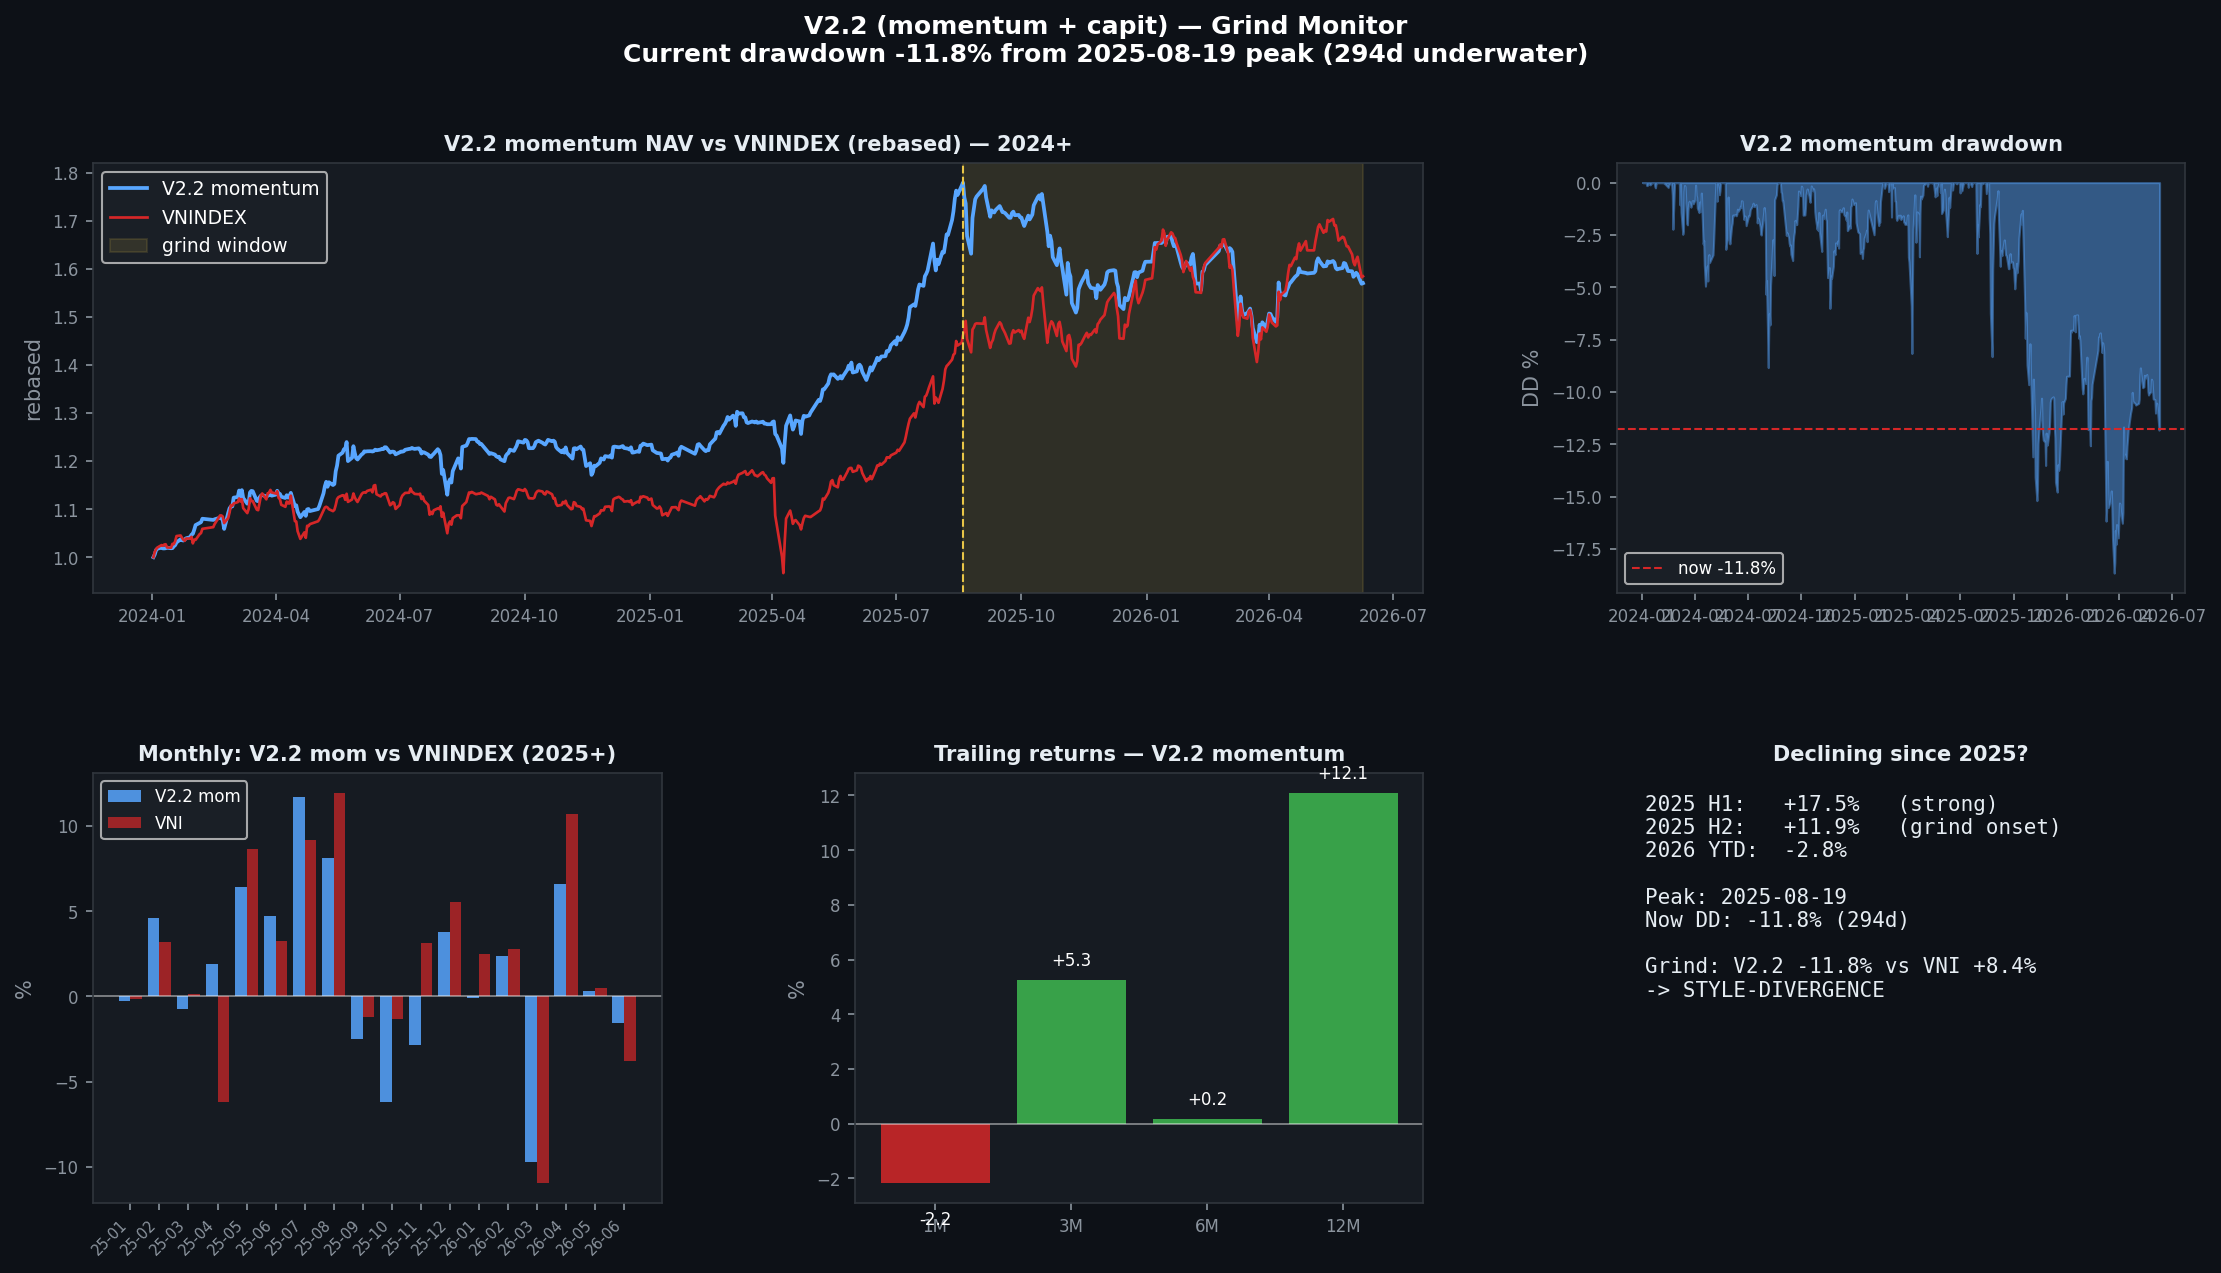

Write the Python code that produced this figure.
"""
v22_grind_monitor.py — Is V2.2+capit declining since 2025? + grind-window lens
==============================================================================
Uses the REAL momentum leg NAVs (BAL_cap + LAG_cap, daily to latest) to map the
current drawdown/grind precisely, and checks whether it is STYLE-DIVERGENCE
(book bleeds while VNINDEX is flat/up) vs a real market drawdown. Overlays
Book C (monthly, to its data cutoff) to show what the value sleeve would have
added in the grind.
"""
import sys, os, subprocess
from io import StringIO
try: sys.stdout.reconfigure(encoding='utf-8')
except: pass
import numpy as np, pandas as pd
import matplotlib; matplotlib.use('Agg')
import matplotlib.pyplot as plt
import matplotlib.gridspec as gridspec
import warnings; warnings.filterwarnings('ignore')

WORKDIR = r"/home/trido/thanhdt/WorkingClaude"
os.chdir(WORKDIR)
BQ_PATH = r"bq"
PROJECT = "lithe-record-440915-m9"

def bq(sql):
    cmd = (f'"{BQ_PATH}" query --use_legacy_sql=false --project_id={PROJECT}'
           f' --format=csv --quiet --max_rows=500000')
    r = subprocess.run(cmd, input=sql, capture_output=True, text=True, encoding="utf-8", shell=True)
    return pd.read_csv(StringIO(r.stdout)) if r.returncode == 0 and r.stdout.strip() else pd.DataFrame()

def load(f):
    return pd.read_csv(f'data/{f}.csv', parse_dates=['time']).set_index('time')['nav']

bal = load('pt_v22_bal_v21_cap')
lag = load('pt_v22_lag_v21_cap')
idx = bal.index.intersection(lag.index)
mom = (bal.reindex(idx) + lag.reindex(idx))        # V2.2 momentum (sum/drift), daily

# VNINDEX over same window
vni = bq(f"""SELECT t.time, t.Close FROM tav2_bq.ticker AS t WHERE t.ticker='VNINDEX'
AND t.time BETWEEN DATE '{idx.min().date()}' AND DATE '{idx.max().date()}' ORDER BY t.time""")
vni["time"] = pd.to_datetime(vni["time"]); vni = vni.set_index("time")["Close"].reindex(idx, method="ffill")

print("=" * 74)
print("V2.2 (momentum + capit) — DRAWDOWN / GRIND MAP")
print(f"data: {idx.min().date()} -> {idx.max().date()}")
print("=" * 74)

# ---- current drawdown / grind window ---------------------------------------
peak_val = mom.cummax()
cur_dd = (mom.iloc[-1] / peak_val.iloc[-1] - 1) * 100
peak_date = mom.idxmax()
since_peak = mom[mom.index >= peak_date]
grind_days = (idx.max() - peak_date).days
print(f"\n  All-time-high: {mom.max()/1e9:.2f}B on {peak_date.date()}")
print(f"  Current NAV:   {mom.iloc[-1]/1e9:.2f}B  ({idx.max().date()})")
print(f"  Current drawdown from peak: {cur_dd:+.1f}%   |   underwater {grind_days} days")

# ---- monthly returns 2024-12 -> now ----------------------------------------
def monthly(nav):
    m = nav.resample('ME').last().pct_change()
    m.index = m.index.to_period('M'); return m
mom_m = monthly(mom); vni_m = monthly(vni)
bal_m = monthly(bal.reindex(idx)); lag_m = monthly(lag.reindex(idx))

print(f"\n  Monthly returns (2025-01 -> now):")
print(f"  {'Month':9s}  {'BAL':>7s}  {'LAG':>7s}  {'V2.2mom':>8s}  {'VNINDEX':>8s}  {'spread':>7s}")
print("  " + "-"*56)
for m in mom_m.index:
    if m < pd.Period('2025-01'): continue
    sp = (mom_m[m] - vni_m.get(m, np.nan)) * 100
    print(f"  {str(m):9s}  {bal_m.get(m,np.nan)*100:+6.1f}%  {lag_m.get(m,np.nan)*100:+6.1f}%  "
          f"{mom_m[m]*100:+7.1f}%  {vni_m.get(m,np.nan)*100:+7.1f}%  {sp:+6.1f}%")

# ---- grind window stats: peak -> now ---------------------------------------
g_mom = (mom.iloc[-1] / mom.loc[peak_date] - 1) * 100
g_vni = (vni.iloc[-1] / vni.loc[peak_date] - 1) * 100
print(f"\n  GRIND (peak {peak_date.date()} -> now, {grind_days}d):")
print(f"    V2.2 momentum : {g_mom:+.1f}%")
print(f"    VNINDEX       : {g_vni:+.1f}%")
diag = ("STYLE-DIVERGENCE (book bleeds while index holds/up — value sleeve helps)"
        if g_vni > g_mom + 3 else
        "MARKET drawdown (index also down — beta, not style)")
print(f"    -> {diag}")

# trailing windows
def trail(nav, days):
    if len(nav) < days + 1: return np.nan
    return (nav.iloc[-1] / nav.iloc[-1-days] - 1) * 100
print(f"\n  Trailing returns (V2.2 momentum):")
for lbl, d in [('1M (~21d)', 21), ('3M (~63d)', 63), ('6M (~126d)', 126), ('12M (~252d)', 252)]:
    print(f"    {lbl:12s}: {trail(mom, d):+6.1f}%")

# ---- 2025 calendar vs grind decomposition ----------------------------------
def yr_ret(nav, y):
    s = nav[nav.index.year == y]
    return (s.iloc[-1]/s.iloc[0]-1)*100 if len(s) > 1 else np.nan
print(f"\n  Calendar decomposition (the question 'declining since 2025?'):")
print(f"    2025 full year : V2.2 mom {yr_ret(mom,2025):+.1f}%  |  VNI {yr_ret(vni,2025):+.1f}%")
print(f"    2026 YTD       : V2.2 mom {yr_ret(mom,2026):+.1f}%  |  VNI {yr_ret(vni,2026):+.1f}%")
# H1 vs H2 2025
h1 = mom[(mom.index>='2025-01-01')&(mom.index<'2025-07-01')]
h2 = mom[(mom.index>='2025-07-01')&(mom.index<'2026-01-01')]
print(f"    2025 H1        : {(h1.iloc[-1]/h1.iloc[0]-1)*100:+.1f}%")
print(f"    2025 H2        : {(h2.iloc[-1]/h2.iloc[0]-1)*100:+.1f}%  (grind onset)")

# ---- Book C overlay in the grind (where data available) --------------------
print(f"\n  Book C in the grind window (data to its cutoff):")
try:
    vc = pd.read_csv('data/book_c_backtest.csv')
    vc['time'] = pd.PeriodIndex(vc['time'], freq='M')
    val_m = vc.set_index('time')['ret_gated_eq']
    # common grind months from peak month onward
    peak_m = pd.Period(peak_date, 'M')
    gm = [m for m in mom_m.index if m >= peak_m and m in val_m.index]
    if gm:
        mom_g = (1 + mom_m.reindex(gm)).prod() - 1
        val_g = (1 + val_m.reindex(gm)).prod() - 1
        # 35/35/30 blend over those months (simple, no band — short window)
        rb = bal_m.reindex(gm); rl = lag_m.reindex(gm); rv = val_m.reindex(gm)
        blend_g = (1 + 0.35*rb + 0.35*rl + 0.30*rv).prod() - 1
        print(f"    window {gm[0]}..{gm[-1]} ({len(gm)} mo, Book C data ends "
              f"{val_m.index.max()}):")
        print(f"    V2.2 momentum : {mom_g*100:+.1f}%")
        print(f"    Book C alone  : {val_g*100:+.1f}%")
        print(f"    V2.2 + C 35/35/30: {blend_g*100:+.1f}%   (delta {(blend_g-mom_g)*100:+.1f}pp)")
    else:
        print("    (no overlapping months — Book C data ends before grind)")
except Exception as ex:
    print(f"    (Book C overlay unavailable: {ex})")

# ============================================================================
# FIGURE
# ============================================================================
fig = plt.figure(figsize=(18, 9)); fig.patch.set_facecolor('#0d1117')
fig.suptitle('V2.2 (momentum + capit) — Grind Monitor\n'
             f'Current drawdown {cur_dd:+.1f}% from {peak_date.date()} peak ({grind_days}d underwater)',
             fontsize=12, color='white', fontweight='bold', y=0.99)
dark='#161b22'; sp='#30363d'
gs = gridspec.GridSpec(2, 3, figure=fig, hspace=0.42, wspace=0.34)
def sty(ax, t=""):
    ax.set_facecolor(dark); [s.set_color(sp) for s in ax.spines.values()]
    ax.tick_params(colors='#8b949e', labelsize=8)
    if t: ax.set_title(t, color='#e6edf3', fontsize=10, fontweight='bold', pad=6)

# R1 span2: NAV 2024+ with peak + grind shading
ax1 = fig.add_subplot(gs[0, :2]); sty(ax1, 'V2.2 momentum NAV vs VNINDEX (rebased) — 2024+')
m24 = mom[mom.index >= '2024-01-01']; v24 = vni[vni.index >= '2024-01-01']
ax1.plot(m24.index, m24.values/m24.iloc[0], color='#58a6ff', lw=1.8, label='V2.2 momentum')
ax1.plot(v24.index, v24.values/v24.iloc[0], color='#d62728', lw=1.3, label='VNINDEX')
if peak_date >= pd.Timestamp('2024-01-01'):
    ax1.axvspan(peak_date, idx.max(), color='#e8c547', alpha=0.12, label='grind window')
    ax1.axvline(peak_date, color='#e8c547', lw=1, ls='--')
ax1.legend(fontsize=9, facecolor='#1c2128', labelcolor='white'); ax1.set_ylabel('rebased', color='#8b949e')

# R1C2: drawdown
ax2 = fig.add_subplot(gs[0, 2]); sty(ax2, 'V2.2 momentum drawdown')
dd = (mom/mom.cummax()-1)*100; dd24 = dd[dd.index >= '2024-01-01']
ax2.fill_between(dd24.index, dd24.values, 0, color='#58a6ff', alpha=0.45)
ax2.axhline(cur_dd, color='#d62728', lw=1, ls='--', label=f'now {cur_dd:+.1f}%')
ax2.legend(fontsize=8, facecolor='#1c2128', labelcolor='white'); ax2.set_ylabel('DD %', color='#8b949e')

# R2C0: monthly bars 2025+
ax3 = fig.add_subplot(gs[1, 0]); sty(ax3, 'Monthly: V2.2 mom vs VNINDEX (2025+)')
ms = [m for m in mom_m.index if m >= pd.Period('2025-01')]
x = np.arange(len(ms)); w = 0.4
ax3.bar(x-w/2, [mom_m[m]*100 for m in ms], w, color='#58a6ff', alpha=0.85, label='V2.2 mom')
ax3.bar(x+w/2, [vni_m.get(m,np.nan)*100 for m in ms], w, color='#d62728', alpha=0.7, label='VNI')
ax3.axhline(0, color='white', lw=0.8, alpha=0.5)
ax3.set_xticks(x); ax3.set_xticklabels([str(m)[2:] for m in ms], rotation=45, ha='right', color='#8b949e', fontsize=7)
ax3.legend(fontsize=8, facecolor='#1c2128', labelcolor='white'); ax3.set_ylabel('%', color='#8b949e')

# R2C1: trailing returns
ax4 = fig.add_subplot(gs[1, 1]); sty(ax4, 'Trailing returns — V2.2 momentum')
tw = [('1M',21),('3M',63),('6M',126),('12M',252)]
tv = [trail(mom,d) for _,d in tw]
cols = ['#3fb950' if v>0 else '#d62728' for v in tv]
ax4.bar([l for l,_ in tw], tv, color=cols, alpha=0.85)
for i,v in enumerate(tv): ax4.text(i, v+(0.5 if v>=0 else -1.5), f'{v:+.1f}', ha='center', color='white', fontsize=8)
ax4.axhline(0, color='white', lw=0.8, alpha=0.5); ax4.set_ylabel('%', color='#8b949e')

# R2C2: calendar decomposition text
ax5 = fig.add_subplot(gs[1, 2]); ax5.set_facecolor(dark); ax5.axis('off'); sty(ax5, 'Declining since 2025?')
txt = [
    f"2025 H1:   {(h1.iloc[-1]/h1.iloc[0]-1)*100:+.1f}%   (strong)",
    f"2025 H2:   {(h2.iloc[-1]/h2.iloc[0]-1)*100:+.1f}%   (grind onset)",
    f"2026 YTD:  {yr_ret(mom,2026):+.1f}%",
    "",
    f"Peak: {peak_date.date()}",
    f"Now DD: {cur_dd:+.1f}% ({grind_days}d)",
    "",
    f"Grind: V2.2 {g_mom:+.1f}% vs VNI {g_vni:+.1f}%",
    f"-> {'STYLE-DIVERGENCE' if g_vni > g_mom+3 else 'market beta'}",
]
ax5.text(0.05, 0.95, "\n".join(txt), transform=ax5.transAxes, va='top', ha='left',
         color='#e6edf3', fontsize=10, family='monospace')

fig.savefig(WORKDIR+r"\v22_grind_monitor.png", dpi=150, bbox_inches='tight', facecolor=fig.get_facecolor())
print(f"\nSaved: v22_grind_monitor.png")
plt.close(); print("DONE")
